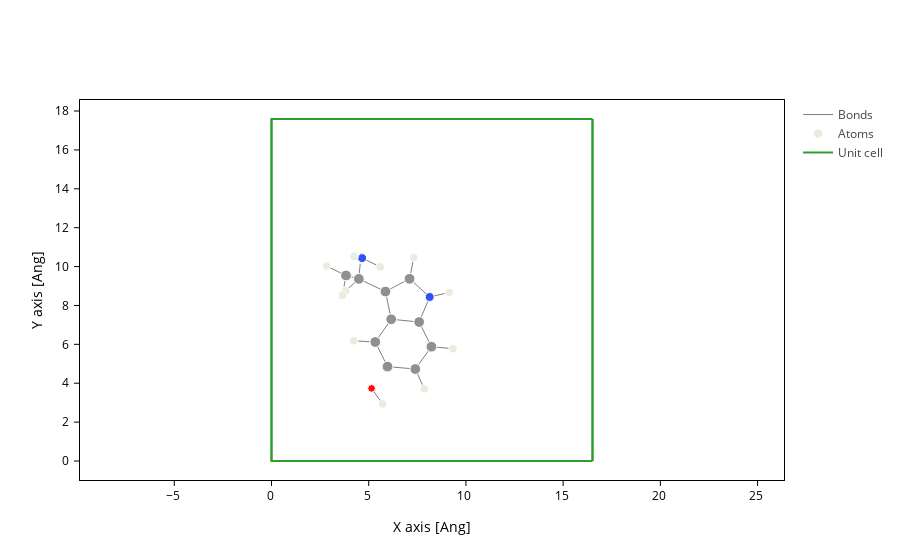

The cell this chart's notebook holds for it:
### Code cell
sero_centered.plot(axes="xy")

### Figure 1 — Plotly figure (JSON) as saved in the notebook; plotly's stock layout.template omitted (floating-point values rounded to 4 significant figures; data arrays with more than 128 entries replaced by an {"elided": "..."} marker saying what was removed)
{"data": [{"line": {"color": "gray", "width": 1}, "meta": {}, "mode": "lines", "name": "Bonds", "opacity": 1, "type": "scatter", "x": {"elided": "504 float values"}, "y": {"elided": "504 float values"}}, {"marker": {"color": ["#EDEADE", "#EDEADE", "#909090", "#EDEADE", "#909090", "#EDEADE", "#909090", "#FF0D0D", "#909090", "#909090", "#909090", "#EDEADE", "#3050F8", "#909090", "#909090", "#EDEADE", "#909090", "#EDEADE", "#EDEADE", "#EDEADE", "#909090", "#EDEADE", "#3050F8", "#EDEADE", "#EDEADE"], "opacity": 1, "size": [8.48, 8.48, 10.72, 8.48, 10.72, 8.48, 10.72, 7.68, 10.72, 10.72, 10.72, 8.48, 8.96, 10.72, 10.72, 8.48, 10.72, 8.48, 8.48, 8.48, 10.72, 8.48, 8.96, 8.48, 8.48]}, "meta": {}, "mode": "markers", "name": "Atoms", "opacity": 1, "type": "scatter", "x": [3.811, 4.582, 4.493, 4.225, 5.861, 7.32, 5.338, 5.147, 7.101, 6.158, 5.967, 5.716, 8.135, 7.594, 7.396, 7.855, 8.225, 9.136, 9.337, 2.827, 3.833, 3.652, 4.663, 5.592, 4.246], "y": [8.749, 10.38, 9.367, 6.181, 8.716, 10.46, 6.121, 3.735, 9.372, 7.29, 4.855, 2.937, 8.437, 7.149, 4.731, 3.71, 5.879, 8.666, 5.774, 10.03, 9.543, 8.52, 10.44, 9.985, 10.53]}, {"meta": {}, "mode": "lines", "name": "Unit cell", "type": "scatter", "x": [0.0, 0.0, 16.51, 16.51, 0.0, 0.0, NaN, 0.0, 0.0, 0.0, 16.51, 16.51, 0.0, NaN, 16.51, 16.51, NaN, 16.51, 16.51], "y": [0.0, 17.59, 17.59, 17.59, 17.59, 17.59, NaN, 17.59, 0.0, 0.0, 0.0, 0.0, 0.0, NaN, 17.59, 0.0, NaN, 17.59, 0.0]}], "layout": {"autosize": true, "scene": {"aspectmode": "data", "xaxis": {"title": {"text": "X axis [Ang]"}}, "yaxis": {"title": {"text": "Y axis [Ang]"}}}, "xaxis": {"autorange": true, "domain": [0, 1], "range": [-41.48, 57.99], "scaleanchor": "y", "scaleratio": 1, "title": {"text": "X axis [Ang]"}, "type": "linear"}, "yaxis": {"autorange": true, "domain": [0, 1], "range": [-0.9772, 18.57], "title": {"text": "Y axis [Ang]"}, "type": "linear"}}}
